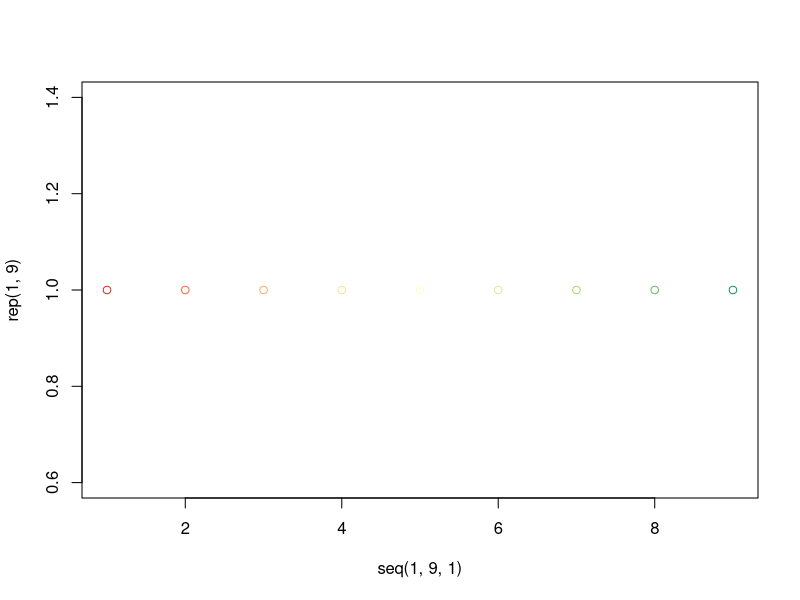

Generate this figure with R: (Note: this script raises an error after producing the figure.)
### Plotting Maps of Tweet Sentiments ###

# plots a series of maps for each hour for the given week of data.

library('maps')
library('RColorBrewer')
library('scales')

cols = brewer.pal(9, 'RdYlGn')
plot(y = rep(1,9), x = seq(1,9, 1), col = cols)

tweets4_df = compiled_tweets[-4 <= compiled_tweets$score & compiled_tweets$score <= 4,]
tweets4_df$time = format(tweets4_df$local_time, '%I%p %a %m-%d')
tweetsMapInfo = data.frame(lat = tweets4_df$lat, lon = tweets4_df$lon, 
                           scores = tweets4_df$score, time = tweets4_df$time)


tweetsMapInfo$lat = as.numeric(as.character(tweetsMapInfo$lat))
tweetsMapInfo$lon = as.numeric(as.character(tweetsMapInfo$lon))
tweetsMapInfo$time = as.character(tweetsMapInfo$time)
save(tweetsMapInfo, file = 'tweetsMapInfo.RData')

lat = tweetsMapInfo$lat
lon = tweetsMapInfo$lon

tweetsMapInfo$hr = substr(tweetsMapInfo$time,1,4)
tweetsMapInfo$date = substr(tweetsMapInfo$time,10,14)
tweet_hr = tweetsMapInfo$hr
tweet_date = tweetsMapInfo$date

#dates = '11-26'
#hrs = '12AM'

dates = c('11-26', '11-27', '11-28', '11-29', '11-30', '11-31', 
          '12-01', '12-02', '12-03')
hrs = c('12AM', '01AM', '02AM', '03AM', '04AM', '05AM', '06AM',
        '07AM', '08AM', '09AM', '10AM', '11AM', '12PM', '01PM',
        '02PM', '03PM', '04PM', '05PM', '06PM', '07PM', '08PM',
        '09PM', '10PM', '11PM')

ct = 1
for (d in dates){
  for (h in hrs){
    jpeg(paste(ct, ' ','map',d, ' ', h, '.jpeg', sep = ''), width = 1400, height = 1000, quality = 100) 
    plot(y = lat[tweet_date == d & tweet_hr == h], x = lon[tweet_date == d & tweet_hr == h],
         col = alpha(cols[tweetsMapInfo$scores + 5], 0.8), pch = 20, cex = 1.9,
         xlab = 'longitude', ylab = 'latititude', xlim = c(-125, -65), ylim = c(25,50))
    title(main = paste('Sentiment of Tweets in United States -- ', d, ', ', h, sep = ''), cex.main = 2.3)
    legend(x = -78, y = 31, legend = c('positive', 'neutral', 'negative'), 
           col = c(cols[9], cols[5], cols[1]), pch = 19, cex = 2.5)
    map(database = 'state', add = T, fill = TRUE, col = alpha('gray',0.06))
    dev.off()
    ct = ct + 1
  }
}


